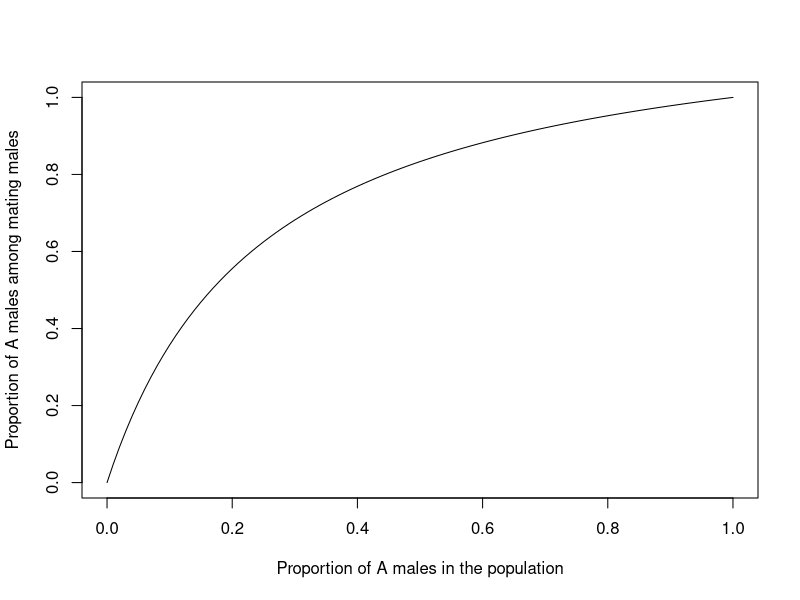
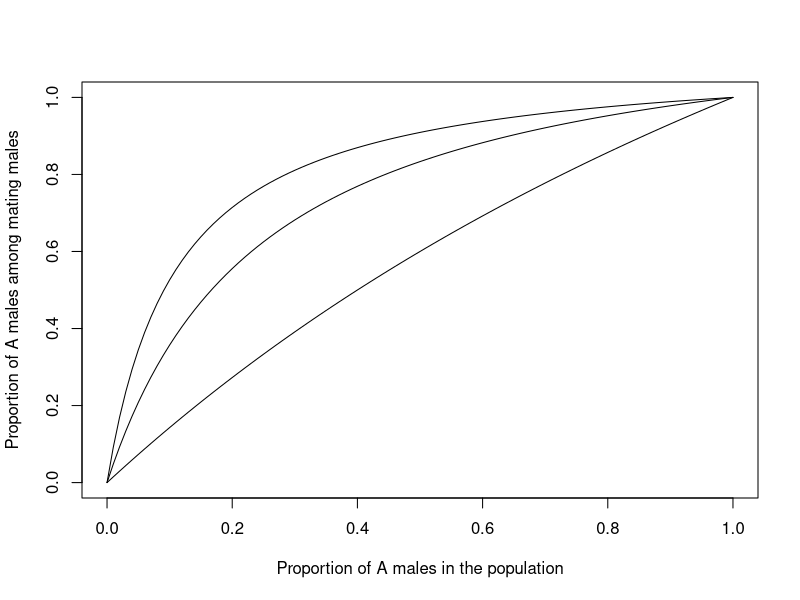
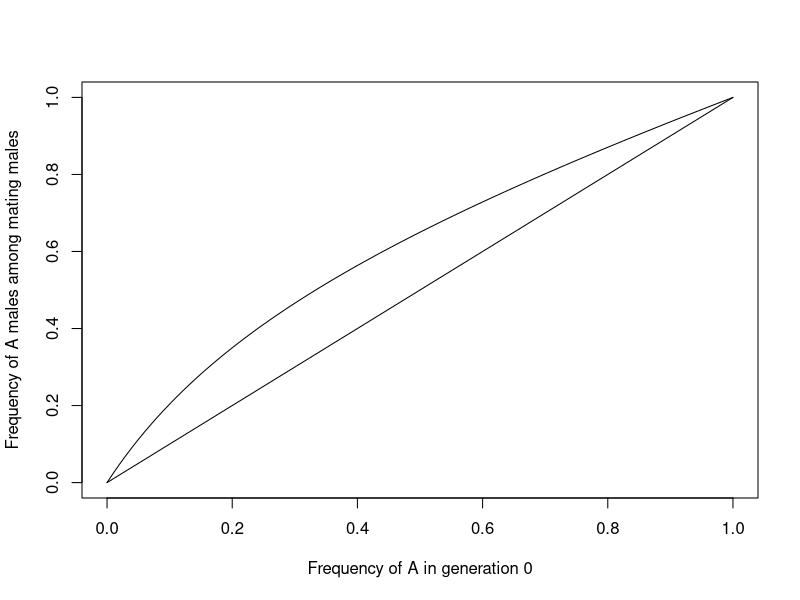
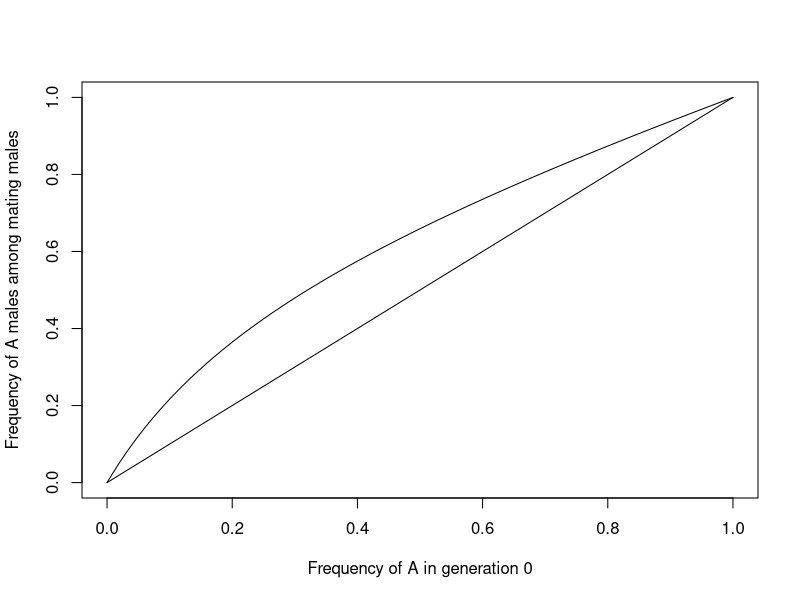
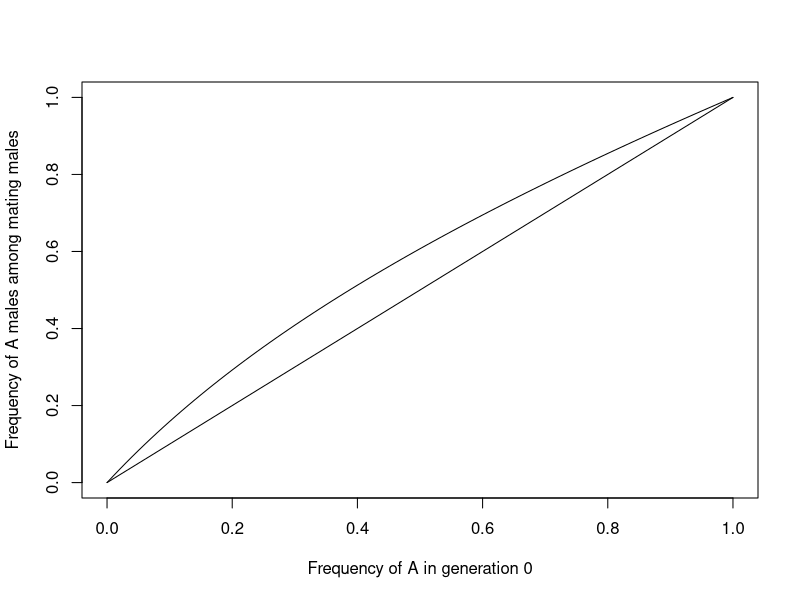
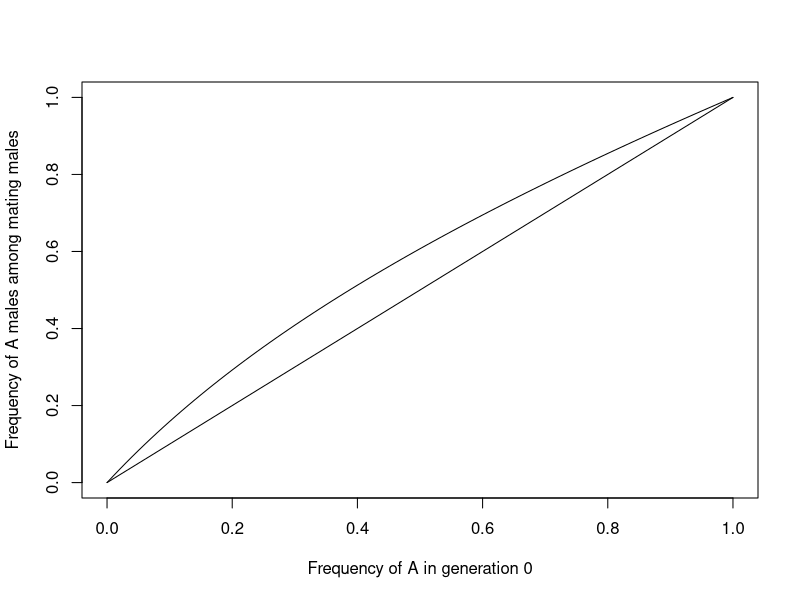
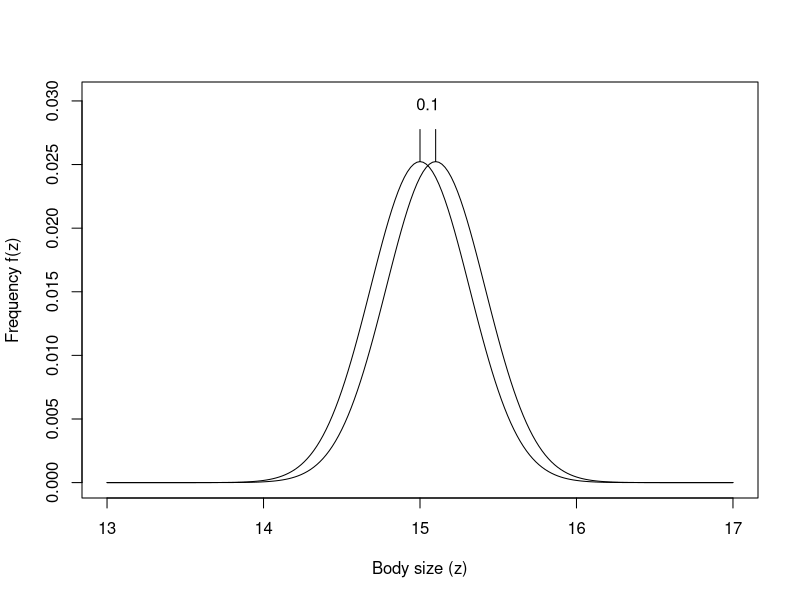
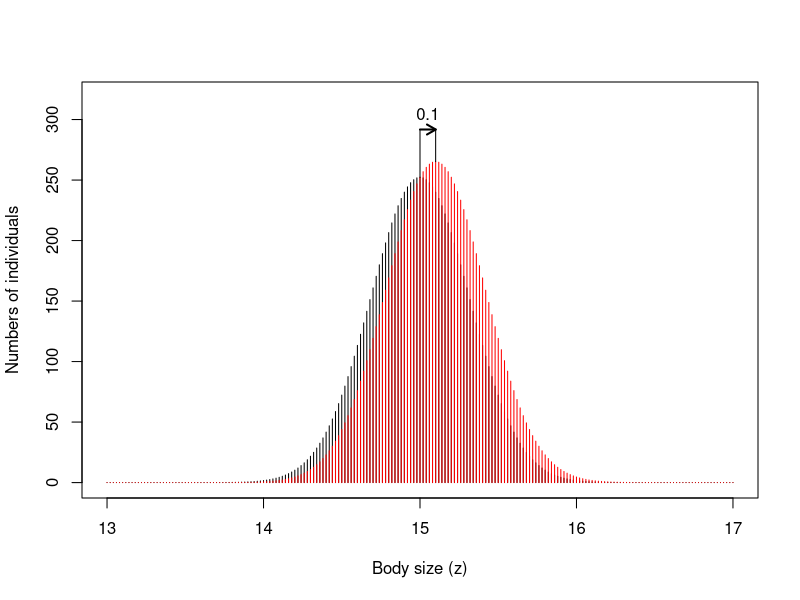

Recreate these plots in R, in order.

# Example boxes from Kokko's (2007) 'Modelling for Field Biologists...'
# adapted for R. Most instructions lifted verbatim from the text.


#####------------------------- CHAPTER 2 -------------------------#####

rm(list=ls())  # Clear all

## BOX 2.1 ##

# Create a vector with linearly equally spaced values
x <- seq(from = 0, to = 1, length = 101)

# Choose a value of m to be investigated
m <- 5

# Calculate y given x
y <- m * x/(m * x + (1 - x))

# Plot 'er
plot(x, y, type = 'l',
     xlab = 'Proportion of A males in the population',
     ylab = 'Proportion of A males among mating males')

# Repeat as above for three values of m
m1 <- 1.5
m2 <- 5
m3 <- 10

y1 <- m1 * x/(m1 * x + (1 - x))
y2 <- m2 * x/(m2 * x + (1 - x))
y3 <- m3 * x/(m3 * x + (1 - x))

# Plot in one 
plot(x, y1, type = 'l',
     xlab = 'Proportion of A males in the population',
     ylab = 'Proportion of A males among mating males')
lines(x, y2)
lines(x, y3)


## BOX 2.2 ##

# Make a vector of 101 values from 0 to 1
x <- seq(from = 0, to = 1, length = 101)

# Choose a value of m to be investigated
m <- 5

# Calculate how y depends on x
y <- (m * x)/(m * x + 1 - x)

# Calculate mating proportions
pAA <- x * y
pAa <- x * (1 - y)
paA <- (1 - x) * y
paa <- (1 - x) * (1 - y)

# Check these sum to 1
pAA + pAa + paA + paa

# Now to nA and na. We must also choose values for N, B, and b
N <- 1000
B <- 20
b <- 0.8

nA <- N * (pAA * b * B + 0.5 * pAa * B + 0.5 * paA * b * B)
na <- N * (0.5 * pAa * B + 0.5 * paA * b * B + paa * B)

# Then we get xnew, and plot it against x
xnew <- nA / (nA + na)

# Plot xnew against x, then x against x
plot(x, xnew, type = 'l',
     xlab = 'Frequency of A in generation 0',
     ylab = 'Frequency of A males among mating males')
lines(x, x)

# Converting all this jazz into a function

# Function 'sexconflict': Allele frequency change in one generation.
# Give m, b, N, B as per definitions in Ch. 2 and accuracy
# as an integer that specifies how many values between 0 and 1
# the variable x should take. 
# Function returns x and xnew, and plots the results if plot = TRUE.

sexconflict <- function(m, b, N, B, accuracy, plot = FALSE){
  
  x <- seq(from = 0, to = 1, length = accuracy)
  
  # Calculate  how y depends on x
  y <- (m * x)/(m * x + 1 - x)
  
  # Mating proportions
  pAA <- x * y
  pAa <- x * (1 - y)
  paA <- (1 - x) * y
  paa <- (1 - x) * (1 - y)
  
  nA <- N * (pAA * b * B + 0.5 * pAa * B + 0.5 * paA * b * B)
  na <- N * (0.5 * pAa * B + 0.5 * paA * b * B + (paa * B))
  
  xnew <- nA / (nA + na)
  
  if(plot == TRUE){
    plot(x, xnew, type = 'l',
         xlab = 'Frequency of A in generation 0',
         ylab = 'Frequency of A males among mating males')
    lines(x, x)
  }
  
  # Package up the output
  output <- as.data.frame(cbind(x, xnew))
  
  # Send it on back
  return(output)
  
}

# Check it works
woop <- sexconflict(m = 5, b = 0.9, N = 200, B = 20, accuracy = 101, plot = TRUE)


## BOX 2.3 ##

# A quick check to see that population size N does not seem to matter:
N_case1 <-  1
xnew_case1 <- sexconflict(5, 0.5, N_case1, 20, 101, plot = TRUE)
N_case2 <- 100000
xnew_case2 <- sexconflict(5, 0.5, N_case2, 20, 101, plot = TRUE)

# To check they are identical, we can subtract the solutions of the two cases from
# each other and look at the max absolute value of the difference between them.
# The difference should be ~ 0.

max(abs(xnew_case1 - xnew_case2))

# TOM:I'm not quite sure why this isn't exactly 0, maybe a quirk of how
# R handles numbers like this? I don't know enough about it. Suggestions welcome!


#####------------------------- CHAPTER 3 -------------------------#####

rm(list=ls())  # Clear all

## BOX 3.1 ##

# Function 'distr_shift'. A graphical explanation for the 
# shifting distributions, given the additive genetic variance,
# the initial mean of a distribution, and a and b of the function
# r(z) = a(z - b).
# Outputs are the magnitude of the shift, and the old and new
# distributions f0 & f1, which can be plotted against z.

distr_shift <- function(variance, initial_mean, a, b, plot = TRUE) {

  # We create 201 different values of z that lie within approximately
  # 12 standard deviations from the mean (6 for each side, to be similar to the 
  # range in the example). The 6.324555 (instead of just 6) is to make the grid z
  # be exactly like the one in the example, I arrived at that number through 
  # 2 / stand.d, because I wanted exactly two units to each side of the mean of 15
  # (to get from 13 to 17)
  stand.d <- sqrt(variance)
  z <- seq(from = (initial_mean - 6.324555*stand.d), to = (initial_mean + 6.324555*stand.d),
           length = 201)
  
  # The following is the density function of the normal distribution (simplified in R)
  f <- dnorm(z, mean=initial_mean, sd=sqrt(variance))
  
  # Then normalise it to 1. This might not work initially as we only have a selection
  # of discrete values of z, not 'all possible values'
  f0 <- f/sum(f)
  r <- a * (z - b)
  f1 <- f0 * exp(r) ## New distribution
  f1 <- f1 / sum(f1) ## Normalise
  
  new_mean <- sum(f1 * z)
  shift <- new_mean - initial_mean
  
  # Bundle up the output before plotting as it makes plotting vertical lines a bit easier
  output <- as.data.frame(cbind(shift, z, f0, f1))
  
  # Plot it (this got a bit out of hand...)
    if(plot == TRUE){
       plot(z, f0, type = 'l',
         xlab = 'Body size (z)',
         ylab = 'Frequency f(z)',
         ylim = c(0, max(f0) * 1.2))  # add a little extra room for lines atop the curves
       lines(z, f1)
       
       # Add lines & text atop curves showing the magnitude of the shift
       xf0 <- output$z[output$f0 == max(output$f0)]  # x coordinate for first line
       xf1 <- output$z[output$f1 == max(output$f1)]  # x coordinate for second line
       segments(x0 = xf0, x1 = xf0, y0 = max(f0), y1 = max(f0) * 1.1)  # line on first curve
       segments(x0 = xf1, x1 = xf1, y0 = max(f1), y1 = max(f1) * 1.1)  # line on second curve
       text(x = (xf0 + xf1)/2, y = max(f0) * 1.18, labels = round(shift, 1))  # Add text
       
    }
    
  return(shift)
}

# Test it
huzzah <- distr_shift(0.1, 15, 1, 15) 


# Now an alternative without normalizing, plotting numbers of individuals,
# and therefore showing population growth. Initial population size is necessary
# here.

# Function 'pop_shift'

pop_shift <- function(pop_size, variance, initial_mean, a, b, plot = TRUE) {
  
  # We create 201 different values of z that lie within approximately
  # 12 standard deviations from the mean (6 for each side, to be similar to the 
  # range in the example). The 6.324555 (instead of just 6) is to make the grid z
  # be exactly like the one in the example, I arrived at that number through 
  # 2 / stand.d, because I wanted exactly two units to each side of the mean of 15
  # (to get from 13 to 17)
  stand.d <- sqrt(variance)
  z <- seq(from = (initial_mean - 6.324555*stand.d), to = (initial_mean + 6.324555*stand.d),
           length = 201)
  
  # The following is the density function of the normal distribution (simplified in R)
  f <- dnorm(z, mean=initial_mean, sd=sqrt(variance))
  f0 <- f/sum(f)
  N0 <- f0*pop_size
  r <- a * (z - b)
  f1 <- f0 * exp(r) ## New distribution
  f1 <- f1 / sum(f1) ## Normalise
  N1 <- N0*exp(r)
  new_pop_size <- sum(N1) # get new population size
  
  new_mean <- sum(N1 * z) / new_pop_size
  shift <- new_mean - initial_mean
  
  # Bundle up the output before plotting as it makes plotting vertical lines a bit easier
  output <- as.data.frame(cbind(shift, z, N0, N1))
  
  # Plot it (this got a bit out of hand...)
  if(plot == TRUE){
    plot(z, N0, type = 'h',
    xlab = 'Body size (z)',
    ylab = 'Numbers of individuals',
    ylim = c(0, max(N1) * 1.2)) # add a little extra room for lines atop the curves
    points(z, N1, type = 'h', col="red")
    
    # Add lines & text atop curves showing the magnitude of the shift
    xN0 <- output$z[output$N0 == max(output$N0)] # x coordinate for first line
    xN1 <- output$z[output$N1 == max(output$N1)] # x coordinate for second line
    segments(x0 = xN0, x1 = xN0, y0 = max(N0), y1 = max(N1)*1.1) # line on first curve
    segments(x0 = xN1, x1 = xN1, y0 = max(N1), y1 = max(N1)* 1.1) # line on second curve
    text(x = (xN0 + xN1)/2, y = max(N1)*1.15, labels = round(shift, 1)) # Add text
    arrows(x0 = xN0, x1 = xN1, y0 = max(N1)*1.1, y1 = max(N1)*1.1, length = 0.1, lwd = 2)
  }
  
  return(shift)
}

# Test it
pop_shift(10000, 0.1, 15, 1, 15)


## BOX 3.2 ##

# Function 'barnacle'. 'Params' should contain b0, a0, a1, b1
# arranged in this weird order to make it easy to remember that
# the sequence of values should be decreasing. 
# addative_var is the amount of additive genetic variation.
# TOM: I've made 'generations' an argument, for fun.
# Output includes the mean value of z over time, and the 
# predicted equilibrium value (a0 - b0) / (b1 - b0 + a0 - a1).

barnacle <- function(params, additive_var, generations, plot = TRUE)
{
  
  z <- 0.1
  b0 <- params[1]
  a0 <- params[2]
  a1 <- params[3]
  b1 <- params[4]
  
  for (t in 1:(generations - 1)) {
    
    # Equation 3.4
    W <- z[t] * (z[t] / 2 * b1 + (1 - z[t] / 2) * b0) + (1 - z[t]) * ((1 + z[t]) / 2 * a1 + (1 - z[t]) / 2 * a0)
    
    # Equation 3.6
    deltaz <- additive_var / W * (z[t] * (b1 - a1) + (1 - z[t]) * (b0 - a0))
    
    # The new z is the old one plus the change that occurred
    z[t+1] <- z[t] + deltaz
    
  }
  
  if(plot == TRUE){
     plot(x = 1:generations, y = z, type = 'l',
          xlab = 'Generations', 
          ylab = 'Switchpoint (z)',
          ylim = c(0, 1))
  }
  
  equilibrium <- (a0 - b0) / (b1 - b0 + a0 - a1)
  
  output <- as.data.frame(cbind(z, equilibrium))
    
  return(output)
  
}

# Test it
squish <- barnacle(params = c(1.1, 1.05, 1.02, 1), additive_var = 1, generations = 1000)


#####------------------------- CHAPTER 4 -------------------------#####

rm(list=ls()) # Clear all


## BOX 4.1 ##

Trait  <- seq(0,2, length=101)
b <- Trait
cL <-  2*Trait^2; cH <- Trait^2;

## Plotting figure 4.2
plot(Trait, b, frame.plot=F, 
     xlab="Male trait, T", ylab="Benefits and costs",
     type="l", ylim=c(0,8), lwd=2) # plots the benefits
points(Trait, cL, type="l") # adds the costs for low quality males
points(Trait, cH, type="l") # adds the costs for high quality males

# adds letters to identify the lines/curves
text(x=2, y=2.2, expression(bold(italic("b"))))
text(x=2, y=4.2, expression(bold(italic("c"))[H]))
text(x=2, y=8.2, expression(bold(italic("c"))[L]))


## Plotting figure 4.3
WL <-  b-cL; WH <- b-cH;
plot(Trait, WL, frame.plot=F, 
     xlab="Male trait, T", ylab="Net benefit",
     type="l", ylim=c(0,0.5), xlim=c(0,1),lwd=2) # plots WL
points(Trait, WH, type="l", lwd=2) # adds WH
grid(10,10) #adds a grid, Hanna mentions that in the book, but the grid isn't in Fig 4.3.

## bind Trait, WL and WH together, to find maxima and draw arrows
find.max <- data.frame(Trait, WL, WH)
arrows(x0 = mean(find.max$Trait[find.max$WL==max(WL)]),
       y0 = 0.08, y1 = max(WL), length = 0.1, lwd = 2)
arrows(x0 = mean(find.max$Trait[find.max$WH==max(WH)]),
       y0 = 0.15, y1 = max(WH), length = 0.1, lwd = 2)

text(x=mean(find.max$Trait[find.max$WL==max(WL)]),
     y=0.05, expression(bold(italic("W"))[L]))
text(x=mean(find.max$Trait[find.max$WH==max(WH)]),
     y=0.12, expression(bold(italic("W"))[H]))

# Hanna also included Matlab code to zoom in the plot, but you can do that
# in R by just increasing the window with the mouse.

## Plotting figure 4.4 (not in Box 4.1, but still useful!)

optimal.T <- function(alpha) {1/(2*alpha)}
alpha <- seq(0,2, length=101)

plot(alpha, optimal.T(alpha), type="l", frame.plot=F, ylim=c(0,20),
     xlab=expression(paste("Cost coefficient, ")~symbol(a)), 
     ylab=expression(paste("Optimal trait value,")~italic(T)~paste("*")))


## BOX 4.2 ##

maledisplay <- function(resource.range, resolution, plot=T) {
  
  Trait <- numeric(0)
  Seasons <- numeric(0)
  Fit <- numeric(0)
  R <- seq(resource.range[1], resource.range[2], length = 100)
  
  for(i in 1:length(R)) {
    trait <- seq(0, R[i], length=resolution)
    net.condition <- R[i] - trait
    survival <- 1 / (1 + exp(-10*(net.condition - 0.5)))
    future.mating.seasons <- survival / (1 - survival)
    m <- trait
    fitness <- m + m*future.mating.seasons
    finding.max <- data.frame(trait, net.condition, survival, future.mating.seasons, m, fitness)
    best.fitness <- finding.max[finding.max$fitness==max(finding.max$fitness),]
    
    #storing results
    Trait[i] <- as.numeric(best.fitness[1,1])
    Seasons[i] <- as.numeric(1 + best.fitness[1,4])
    Fit[i] <- as.numeric(best.fitness[1,6])
  }
  
  output <- data.frame(cbind(R, Trait, Seasons, Fit))

  if(plot == TRUE){
    par(mfrow=c(3,1))
    plot(output$R, output$Trait, type = 'l', xlab = '', ylab = 'Male trait', frame.plot=F)
    plot(output$R, output$Seasons, type = 'l', xlab = '', ylim=c(0, max(output$Seasons)+1),
         ylab = 'Expected number of mating seasons', frame.plot=F)
    plot(output$R, output$Fit, type = 'l',
         xlab = expression(paste("Male resources,")~italic(R)),
         ylab = 'Fitness', frame.plot=F)
  }
  
  return(output)
  
}

maledisplay(c(0, 0.2), resolution=1000) # generates Figure 4.7

maledisplay(c(0.8, 1), resolution=1000) # generates Figure 4.8
maledisplay(c(0.8, 1), resolution=10000) # smoother version of Figure 4.8

maledisplay(c(0, 1), resolution=1000) # generates Figure 4.9
